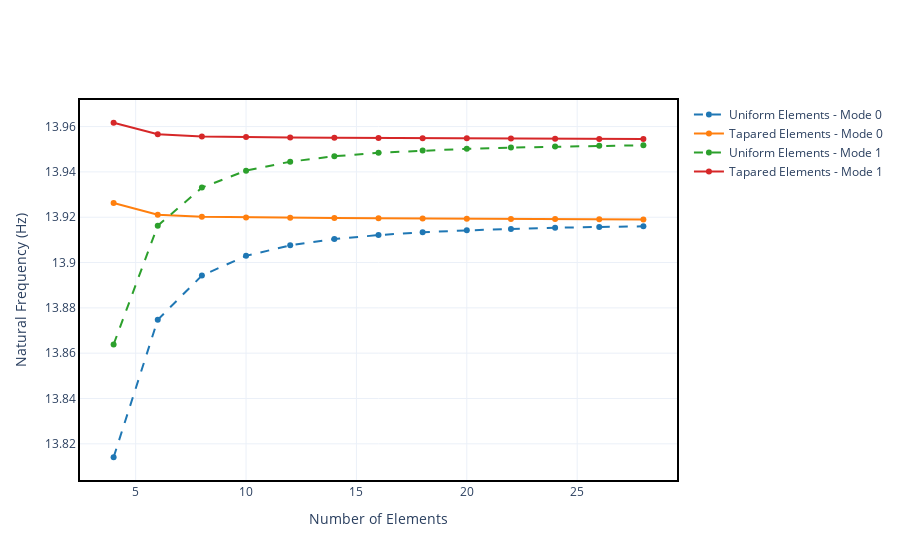

Source (notebook cell):
### Code cell
fig = go.Figure()

N_eigen = 2

for i in range(N_eigen):
    fig.add_trace(
        go.Scatter(
            x=list(range(min_elements, max_elements, step)),
            y=results[i, :],
            line=dict(dash="dash"),
            name=f"Uniform Elements - Mode {i}",
        )
    )
    fig.add_trace(
        go.Scatter(
            x=list(range(min_elements, max_elements, step)),
            y=results_tapared[i, :],
            name=f"Tapared Elements - Mode {i}",
        )
    )

fig.update_layout(
    xaxis=dict(title="Number of Elements"),
    yaxis=dict(title="Natural Frequency (Hz)")
)

### Figure 1 — Plotly figure (JSON) as saved in the notebook; plotly's stock layout.template omitted (floating-point values rounded to 4 significant figures)
{"data": [{"line": {"dash": "dash"}, "name": "Uniform Elements - Mode 0", "type": "scatter", "x": [4, 6, 8, 10, 12, 14, 16, 18, 20, 22, 24, 26, 28], "y": [13.81, 13.87, 13.89, 13.9, 13.91, 13.91, 13.91, 13.91, 13.91, 13.91, 13.92, 13.92, 13.92]}, {"name": "Tapared Elements - Mode 0", "type": "scatter", "x": [4, 6, 8, 10, 12, 14, 16, 18, 20, 22, 24, 26, 28], "y": [13.93, 13.92, 13.92, 13.92, 13.92, 13.92, 13.92, 13.92, 13.92, 13.92, 13.92, 13.92, 13.92]}, {"line": {"dash": "dash"}, "name": "Uniform Elements - Mode 1", "type": "scatter", "x": [4, 6, 8, 10, 12, 14, 16, 18, 20, 22, 24, 26, 28], "y": [13.86, 13.92, 13.93, 13.94, 13.94, 13.95, 13.95, 13.95, 13.95, 13.95, 13.95, 13.95, 13.95]}, {"name": "Tapared Elements - Mode 1", "type": "scatter", "x": [4, 6, 8, 10, 12, 14, 16, 18, 20, 22, 24, 26, 28], "y": [13.96, 13.96, 13.96, 13.96, 13.96, 13.96, 13.95, 13.95, 13.95, 13.95, 13.95, 13.95, 13.95]}], "layout": {"xaxis": {"title": {"text": "Number of Elements"}}, "yaxis": {"title": {"text": "Natural Frequency (Hz)"}}}}
